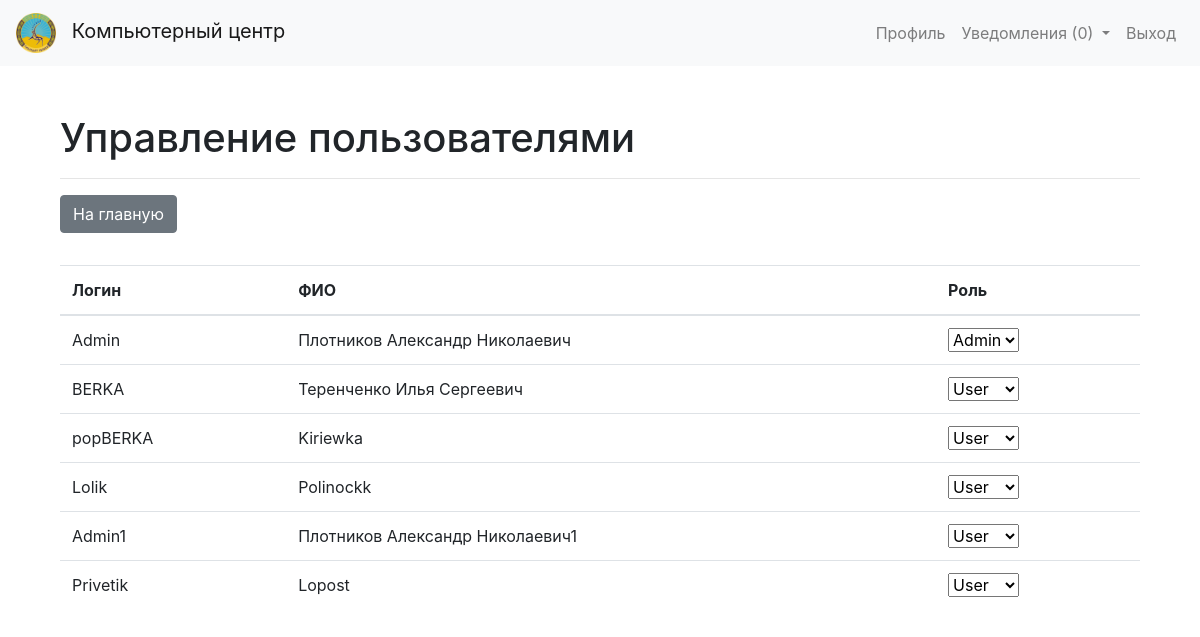
The page /user_management (signed in) on the database its author committed.
### models.py (models this page shows, shortened)
class User(UserMixin, db.Model):
    id = db.Column(db.Integer, primary_key=True)
    username = db.Column(db.String(100), unique=True, nullable=False)
    full_name = db.Column(db.String(100), nullable=False)
    phone_number = db.Column(db.String(20), nullable=False)
    email = db.Column(db.String(100), unique=True, nullable=False)
    office_number = db.Column(db.String(20), nullable=False)
    password_hash = db.Column(db.String(100), nullable=False)
    role = db.Column(db.String(10), default='user', nullable=False)

### app.py (the view)
@app.route('/user_management')
@login_required
def user_management():
    if current_user.role != 'admin':
        flash('У вас нет доступа к данной странице', 'danger')
        return redirect(url_for('index'))
    users = User.query.all()
    return render_template('user_management.html', users=users)

### app.py (called while the page is built)
@login_manager.user_loader
def load_user(user_id):
    with app.app_context():
        return db.session.get(User, int(user_id))

### templates/user_management.html (shortened to what this page needs)
{% extends "layout.html" %}
{% block content %}
    <div class="container mt-5">
        <h1>Управление пользователями</h1>
        <hr class="my-3">
        <p><a href="{{ url_for('index') }}" class="btn btn-secondary mb-3">На главную</a></p>
        <table class="table">
            <thead>
                <tr>
                    <th>Логин</th>
                    <th>ФИО</th>
                    <th>Роль</th>
                </tr>
            </thead>
            <tbody>
                {% for user in users %}
                <tr>
                    <td>{{ user.username }}</td>
                    <td>{{ user.full_name }}</td>
                    <td>
                        <form action="{{ url_for('update_user_role', user_id=user.id) }}" method="post">
                            <select name="role" onchange="this.form.submit()">
                                <option value="user" {% if user.role == 'user' %} selected {% endif %}>User</option>
                                <option value="admin" {% if user.role == 'admin' %} selected {% endif %}>Admin</option>
                            </select>
                        </form>
                    </td>
                </tr>
                {% endfor %}
            </tbody>
        </table>
    </div>
{% endblock %}

### static/style.css (style rules this page uses)
body { padding-top: 0px; }

### rows shown on the page
User: username "Admin", full_name "Плотников Александр Николаевич", role "Admin"
User: username "BERKA", full_name "Теренченко Илья Сергеевич", role "User"
User: username "popBERKA", full_name "Kiriewka", role "User"
User: username "Lolik", full_name "Polinockk", role "User"
User: username "Admin1", full_name "Плотников Александр Николаевич1", role "User"
User: username "Privetik", full_name "Lopost", role "User"
